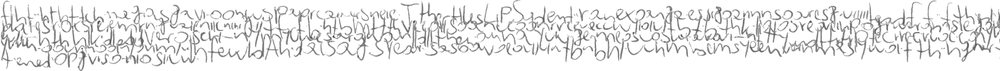
#> input picture imagens/CVL01.bmp, 1000 x 71 px, shrunk from 2600 x 185 before the run
$ python split.py
#> lines starting #> are read from the running program, lines starting #| are printed output that depends on the picture
from imageio import imread, imwrite
import glob
import os
import numpy as np


def split_blocos(img, label, blocos=9, size_x=32, size_y=32):
    print(img.shape)
    max_size_x = img.shape[1] - (img.shape[1] % blocos)
    img = img[:][:max_size_x][:]

    x = int((img.shape[1] / size_x) / blocos)
    y = int(img.shape[2] / size_y)

    print(max_size_x, x, y)
    ret = []
    map_imagem_bloco = []
    for bloco in range(blocos):
        for i in range(x):
            row = i * bloco
            for col in range(y):
                map_imagem_bloco.append(bloco)
                ret.append(img[0][size_x*row:size_x*(row+1), size_y*col:size_y*(col+1)])

    ret = np.array(ret)
    print(ret.shape)

def split(img, label, ratioY=4, ratioX=4):
    new_size = ratioX*ratioY
    new_size_x = int(img.shape[1]/ratioX)
    new_size_y = int(img.shape[2]/ratioY)

    X_new = np.zeros((new_size, 1, new_size_x, new_size_y))
    Y_new = np.zeros(new_size)

    pos = 0
    for row in range(ratioX):
        for col in range(ratioY):
            X_new[pos][0] = img[0][new_size_x*row:new_size_x*(row+1),
                                   new_size_y*col:new_size_y*(col+1)]
            Y_new[pos] = label
            pos += 1

    assert(pos == new_size)

    return X_new, Y_new

def split_files(path, save_path, ratioX, ratioY, expected_size=None):
    for file_path in glob.iglob(path, recursive=True):
        filename = os.path.basename(file_path)
        print('loading %s' % filename)

        image = imread(file_path)
        image = image.T
        image = image[np.newaxis]

        # inverter ratio por causa que é a transposta da imagem
        imagens, labels = split(image, 0, ratioY=ratioY, ratioX=ratioX)
        print (imagens.shape)
        if expected_size:
            assert(expected_size == imagens[0][0].shape)

        for i, image_new in enumerate(imagens):
            imwrite(os.path.join(save_path, "%s_%d.png" % (filename[:-4], i)), np.array(image_new[0], dtype="uint8").T)


# [4 lines of commented-out code are left out]

image = imread('imagens/CVL01.bmp')
#> image is the input picture: shape (71, 1000); min 56, max 255, mean 233.2
image = image.T
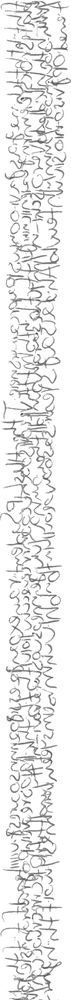
#> image: shape (1000, 71); min 56, max 255, mean 233.2
image = image[np.newaxis]
split_blocos(image, 'teste')
#| (1, 1000, 71)
#| 999 3 2
#> after the loop in split_blocos, `for bloco in range(blocos):`: map_imagem_bloco = 54 values from 0 to 8; ret = 54 items
#| (54, 32, 32)
